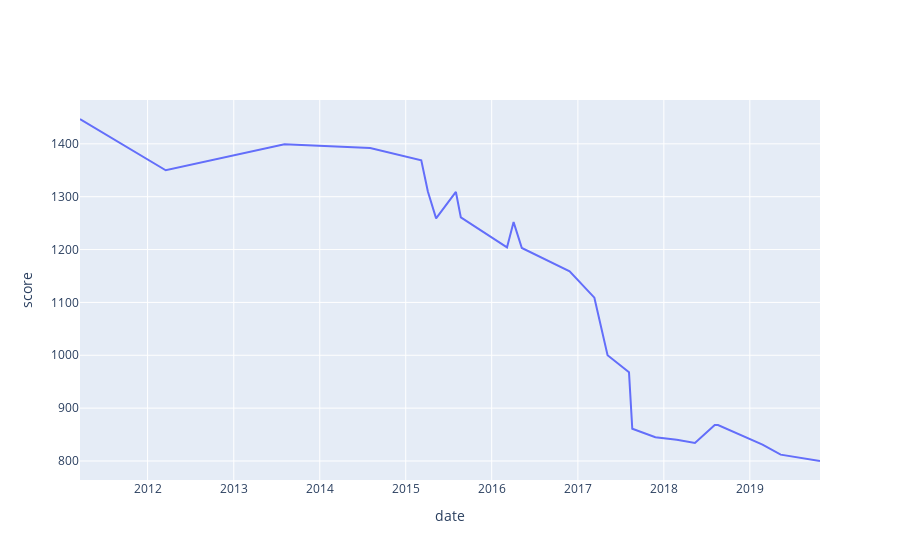

Source (notebook cell):
### Code cell
# profile_to_plot = "/ger/profile/kienle-sebastian"
# profile_to_plot = "/ger/profile/frodeno-jan"
# profile_to_plot = "/rus/profile/gromov-mikhail"
# profile_to_plot = "/rus/profile/tutukin-ivan"
# profile_to_plot = "/rus/profile/kukrus-valentina"
# profile_to_plot = "/rus/profile/evgrafov-roman"
# profile_to_plot = "/rus/profile/seybanova-elena"
# profile_to_plot = "/rus/profile/zhidkov-viktor"
# profile_to_plot = "/rus/profile/dobrynin-dmitriy"
profile_to_plot = "/ger/profile/bock-hans"


for user in users:
    profile = user["profile"]
    if profile != profile_to_plot:
        continue

    changes = user["changes"]
    dates = [change["date"] for change in changes]
    scores = [change["rating"] + change["delta"] for change in changes]
    plot(dates, scores, 'date', 'score')

### Figure 1 — Plotly figure (JSON) as saved in the notebook; plotly's stock layout.template omitted (floating-point values rounded to 4 significant figures)
{"data": [{"type": "scatter", "x": ["2011-03-20", "2012-03-18", "2013-08-04", "2014-08-03", "2015-03-08", "2015-04-05", "2015-05-10", "2015-08-02", "2015-08-23", "2016-03-06", "2016-04-03", "2016-05-08", "2016-11-27", "2017-03-12", "2017-05-07", "2017-08-06", "2017-08-20", "2017-11-26", "2018-02-25", "2018-05-13", "2018-08-05", "2018-08-19", "2019-02-24", "2019-05-12", "2019-10-26"], "y": [1447, 1350, 1399, 1392, 1369, 1310, 1259, 1309, 1261, 1204, 1252, 1203, 1159, 1109, 1000, 968, 861, 845, 840, 834, 868, 868, 831, 812, 800]}], "layout": {"xaxis": {"title": {"text": "date"}}, "yaxis": {"title": {"text": "score"}}}}
